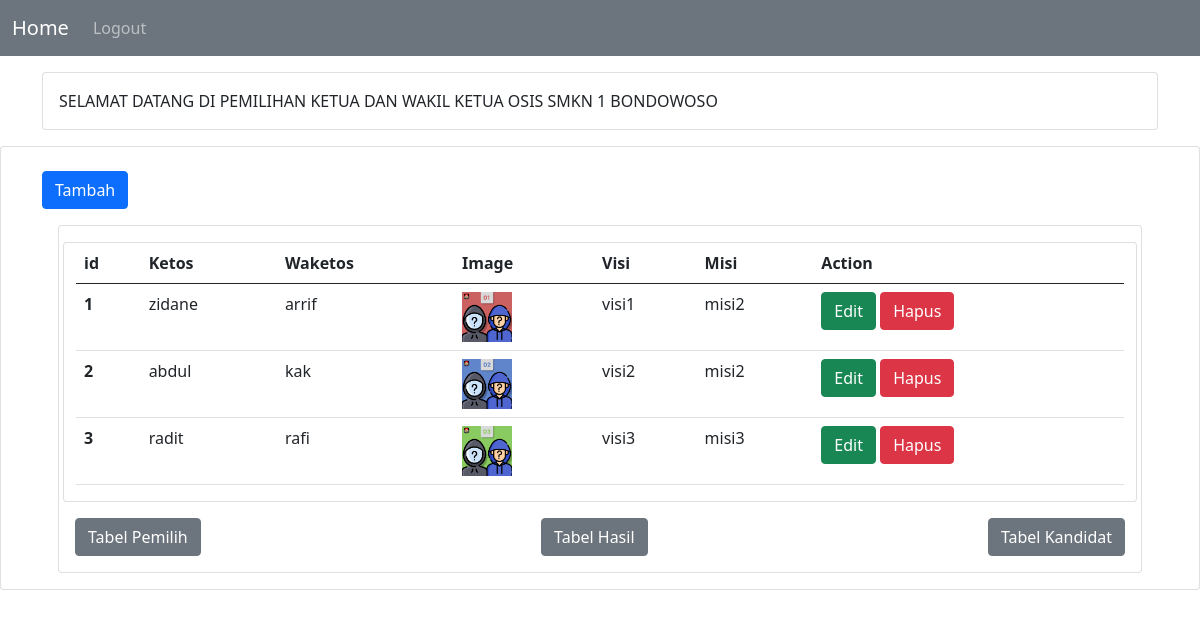
/index.php/calon, run on the app's committed database.
### tables this page shows
CREATE TABLE `tb_kandidat` (
  `id_kandidat` int(11) NOT NULL,
  `nama_ketos` varchar(100) NOT NULL,
  `nama_waketos` varchar(100) NOT NULL,
  `image` varchar(100) NOT NULL,
  `visi` varchar(100) NOT NULL,
  `misi` varchar(255) NOT NULL
);

### application/controllers/Calon.php (called while the page is built, shortened)
<?php
class Calon extends CI_Controller
{
    public function __construct()
    {
        $this->load->model('Calon_m', 'admin');
    }
    public function index()
    {
        $data['tb_kandidat'] = $this->db->get('tb_kandidat')->result_array();
        $this->load->view('calon/calon', $data);
    }
}

### index.php (called while the page is built, shortened)
<?php
require_once BASEPATH.'core/CodeIgniter.php';

### application/views/calon/calon.php (the view, shortened to what this page needs)
<!doctype html>
<html lang="en">
  <head>
    <link href="<?= base_url('bootstrap/css/bootstrap.min.css');?>" rel="stylesheet" >
  </head>
  <body>
  <nav class="navbar navbar-expand-lg navbar-dark bg-secondary ">
		<div class="container-fluid">
		<a class="navbar-brand" href="#">Home</a>
		<div class="collapse navbar-collapse" id="navbarNavDropdown">
			<ul class="navbar-nav ml-auto">
				<li class="nav-item active">
					<a class="nav-link" href="<?=base_url('auth/logout')?>">Logout <span class="sr-only"></span></a>
				</li>
			</ul>
		</div>
		</div>
	</nav>
 <div class="container">
 <div class="card mt-3">
  <div class="card-body">
  SELAMAT DATANG DI PEMILIHAN KETUA DAN WAKIL KETUA OSIS SMKN 1 BONDOWOSO
  </div>
</div>
 </div>
<div class="card mt-3">
  <div class="container">
  <a href="<?= base_url('calon/tambah'); ?>" class="btn btn-primary mt-4">Tambah</a>
  </div>
  <div class="container">
    <div class="card-body">
      <div class="card">
        <div class="card-body">
          <div class="row">
            <div class="card">
              <table class="table table-hover">
                <thead>
                  <tr>
                    <th scope="col">id</th>
                    <th scope="col">Ketos</th>
                    <th scope="col">Waketos</th>
                    <th scope="col">Image</th>
                    <th scope="col">Visi</th>
                    <th scope="col">Misi</th>
                    <th scope="col">Action</th>
                  </tr>
                </thead>
                <tbody>
                  <?php $i = 1; ?>
                  <?php foreach ($tb_kandidat as $k) : ?>
                    <tr>
                      <th scope="row"><?= $i; ?></th>
                      <td><?= $k['nama_ketos'] ?></td>
                      <td><?= $k['nama_waketos'] ?></td>
                      <td><img src="<?= base_url('asset/img/')?><?=$k['image']?>" style="width: 50px;"></td>
                      <td><?= $k['visi'] ?></td>
                      <td><?= $k['misi'] ?></td>
                      <td>
                        <a href="<?= base_url('calon/edit/') ?><?= $k['id_kandidat'] ?>" class="btn btn-success">Edit</a>
                        <a href="<?= base_url('calon/hapus/') ?><?= $k['id_kandidat'] ?>" class="btn btn-danger">Hapus</a>
                      </td>
                    </tr>
                    <?php $i++; ?>
                  <?php endforeach; ?>
                </tbody>
              </table>
            </div>
          </div>
          <div class="d-flex justify-content-between">
          <a href="<?= base_url('siswa'); ?>" class="btn btn-secondary mt-3">Tabel Pemilih</a>
            <a href="<?= base_url('hasil'); ?>" class="btn btn-secondary mt-3">Tabel Hasil</a>
            <a href="<?= base_url('kandidat'); ?>" class="btn btn-secondary mt-3">Tabel Kandidat</a>
          </div>
        </div>
      </div>
    </div>
  </div>
</div>
  </body>
</html>

### data on the page
tb_kandidat: nama_ketos "zidane", nama_waketos "arrif", image (picture), visi "visi1", misi "misi2"
tb_kandidat: nama_ketos "abdul", nama_waketos "kak", image (picture), visi "visi2", misi "misi2"
tb_kandidat: nama_ketos "radit", nama_waketos "rafi", image (picture), visi "visi3", misi "misi3"
